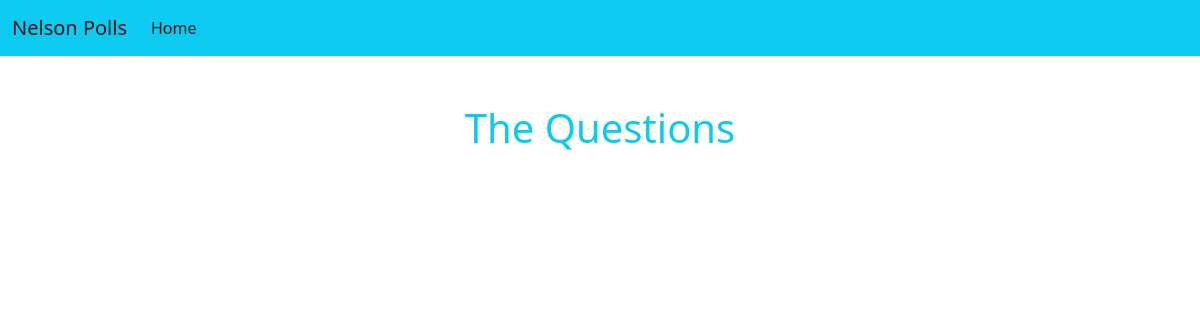
/polls/, run on an earlier commit of the app's database.
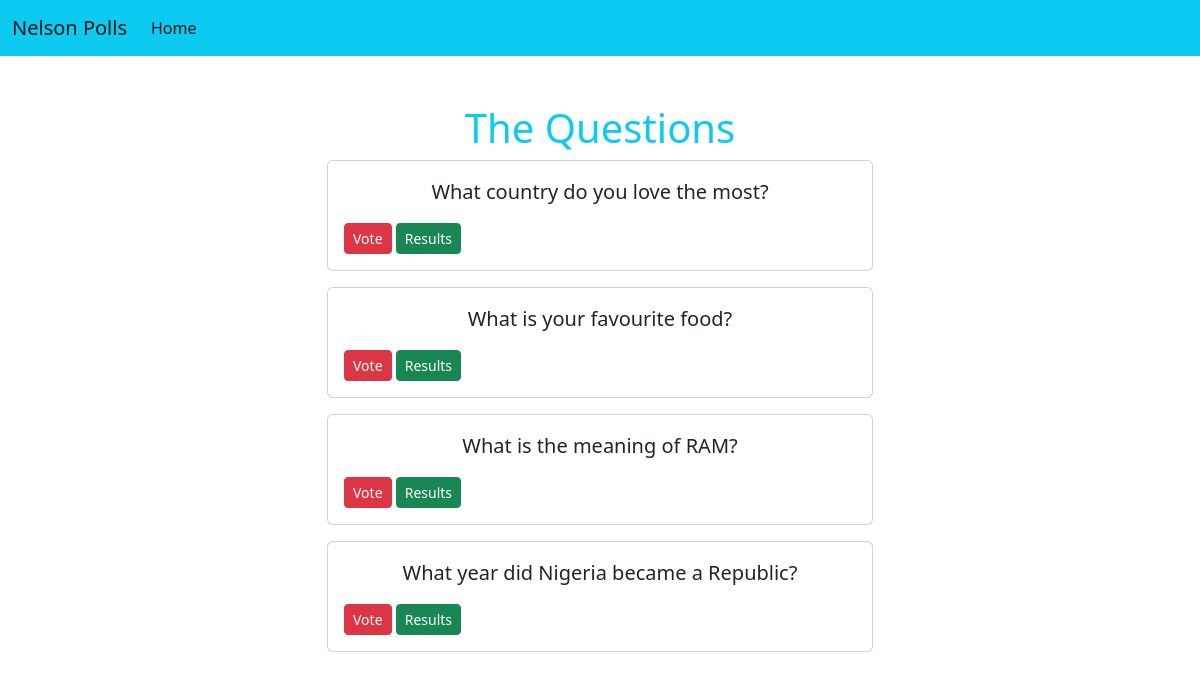
And on a later commit of the database.
### polls/models.py (models this page shows, shortened)
class Question(models.Model):
    question_text = models.CharField(max_length=255)
    pub_date = models.DateTimeField(auto_now_add=True)

### polls/views.py (the view)
# urls.py: path('', views.index, name='index'),
def index(request):
    questions = Question.objects.all().order_by('-pub_date')
    context = {'questions': questions}
    return render(request, 'index.html', context)

### templates/index.html (shortened to what this page needs)
{% extends 'base.html' %}
{% block content %}
<h1 class="mt-5 text-center text-info">The Questions</h1>
                {% for question in questions %}
                    <div class="card mb-3">
                        <div class="card-body">
                            <p class="lead text-center">{{question.question_text}}</p>
                            <a href="{% url 'detail' question.id %}" class="btn btn-danger btn-sm">Vote</a>
                            <a href="{% url 'results' question.id %}" class="btn btn-success btn-sm">Results</a>
                        </div>
                    </div>
                {% endfor %}
{% endblock %}

### templates/base.html (shortened to what this page needs)
<!DOCTYPE html>
<html lang="en">
<head>
    <link href="https://cdn.jsdelivr.net/npm/bootstrap@5.2.3/dist/css/bootstrap.min.css" rel="stylesheet"
>
</head>
<body>
    {% include 'navbar.html' %}
    <div class="container">
        <div class="row">
            <div class="col-md-6 m-auto">
                {% block content %}
                {% endblock %}
            </div>
        </div>
    </div>
</body>
</html>

### templates/navbar.html (shortened to what this page needs)
<nav class="navbar navbar-expand-lg bg-info">
    <div class="container-fluid">
        <a class="navbar-brand" href="{% url 'index' %}">Nelson Polls</a>
        <div class="collapse navbar-collapse" id="navbarNav">
            <ul class="navbar-nav">
                <li class="nav-item">
                    <a class="nav-link active" aria-current="page" href="#">Home</a>
                </li>
            </ul>
        </div>
    </div>
</nav>

What changed in the data, as far as the page shows it:
added Question: question_text "What country do you love the most?"
added Question: question_text "What is your favourite food?"
added Question: question_text "What is the meaning of RAM?"
added Question: question_text "What year did Nigeria became a Republic?"
